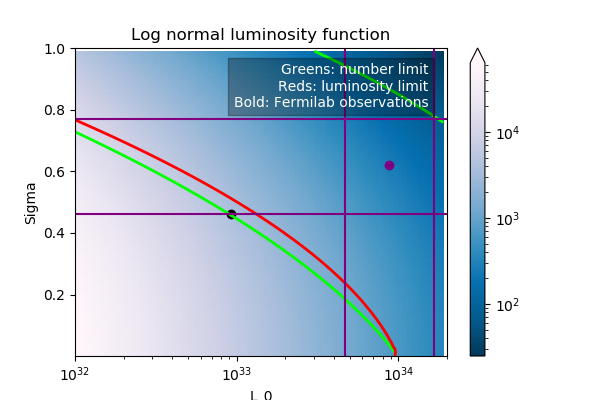

This chart was generated by the following Python code:
from matplotlib import pyplot as plt
from math import log, exp, sqrt
from scipy.special import erfc, erf
import matplotlib.colors as colors

DIM_TRIALS=100

L_EXCESS = 6.37e36  # All units are in ergs per second
L_THRESH = 1.0e34
L_0_RANGE=[1.0e32, 2.0e34]
SIGMA_L_RANGE=[0.001, 1]
powerStep =(L_0_RANGE[1] / L_0_RANGE[0])**(1/DIM_TRIALS)

NUM_PULSARS_ABOVE_THRESHOLD = 47
FRAC_ABOVE_THRESHOLD=1/5.0

DRAW_EXTRA_CONTOURS = True

def getNumPulsars(L, sigma):
    totalLum = exp(0.5 * sigma**2 * log(10)**2) * L
    A = L_EXCESS / totalLum
    return A * 1 # A times number of pulsars per unit

def getNumPulsarsAboveThreshold(L, sigma):
    totalLum = exp(0.5 * sigma**2 * log(10)**2) * L
    A = L_EXCESS / totalLum
    return A * 0.5 * erfc((log(L_THRESH) - log(L)) / (sqrt(2) * sigma * log(10)))# A times number of pulsars above threshold per unit

def getFracLumAboveThreshold(L, sigma):
    # return (lum above thresh) / (total lum)
    erfArgument = (sqrt(2) * (sigma**2 * log(10)**2 - log(L_THRESH) + log(L))) / (sigma * log(100))
    amountAbove = 0.5 * (1 + erf(erfArgument))
    return amountAbove # See the mathematica notebook for a derivation


def getMinNumPulsarsInTriangle():
    EXTRA_DENSITY = 2
    minSoFar = -1
    powerStepNew =(L_0_RANGE[1] / L_0_RANGE[0])**(1/(DIM_TRIALS * EXTRA_DENSITY))
    for j in range(DIM_TRIALS * EXTRA_DENSITY):
        sigma= SIGMA_L_RANGE[0]  + (SIGMA_L_RANGE[1]-SIGMA_L_RANGE[0]) / (DIM_TRIALS * EXTRA_DENSITY) * j
        for i in range(DIM_TRIALS * EXTRA_DENSITY):
            L0=L_0_RANGE[0] * powerStepNew**i
            nAbove = getNumPulsarsAboveThreshold(L0, sigma)
            if nAbove > NUM_PULSARS_ABOVE_THRESHOLD:
                continue
            fracAbove = getFracLumAboveThreshold(L0, sigma)
            if fracAbove > FRAC_ABOVE_THRESHOLD:
                continue
            n = getNumPulsars(L0, sigma)
            if(n < minSoFar or minSoFar < 0):
                minSoFar = n
    
    print("Minimum number of total pulsars in allowed triangle: ", minSoFar)
    return minSoFar

def getMinPulsarsWithinOneStdevOfSigma():
    SHORT_SIGMA_RANGE = [0.62 - 0.16, 0.62 + 0.15]
    EXTRA_DENSITY = 2
    minPulsars = -1
    minL0 = 0
    minSigma = 0
    powerStepNew =(L_0_RANGE[1] / L_0_RANGE[0])**(1/(DIM_TRIALS * EXTRA_DENSITY))
    for j in range(DIM_TRIALS * EXTRA_DENSITY):
        sigma= SIGMA_L_RANGE[0]  + (SIGMA_L_RANGE[1]-SIGMA_L_RANGE[0]) / (DIM_TRIALS * EXTRA_DENSITY) * j
        if sigma < SHORT_SIGMA_RANGE[0] or SHORT_SIGMA_RANGE[1] < sigma:
            continue
        tooFewPulsarsAboveThreshold = False 
        for i in range(DIM_TRIALS * EXTRA_DENSITY):
            L0=L_0_RANGE[0] * powerStepNew**i

            if sigma > 0.7 and L0 > 2e33:
                continue # Cut out top green line

            tooFewPulsarsAboveThresholdNow = getNumPulsarsAboveThreshold(L0, sigma) < NUM_PULSARS_ABOVE_THRESHOLD
            if tooFewPulsarsAboveThresholdNow ==(not tooFewPulsarsAboveThreshold) and i > 0:
                # We have just crossed over the green line
                numPulsarsNow = getNumPulsars(L0, sigma)
                if numPulsarsNow < minPulsars or minPulsars < 0:
                    minPulsars = numPulsarsNow
                    minL0 = L0
                    minSigma = sigma
            tooFewPulsarsAboveThreshold = tooFewPulsarsAboveThresholdNow
    
    print("Fewest possible pulsars required to hit the green line with sigma in 1 stdev of paper values: {0} at coordinates L_0={1}, sigma={2}".format(minPulsars, minL0, minSigma))
    return (minL0, minSigma)

def getPaperPointInfo(L0 = 0.88e34, sigma = 0.62):
    print("""Paper point info:
    Coordinates: L0 = {0}, sigma = {1}
    Total num pulsars: {2}
    Num pulsars above threshold: {3}
    Fraction luminosity above threshold: {4}""".format(L0, sigma, getNumPulsars(L0, sigma), 
    getNumPulsarsAboveThreshold(L0, sigma), getFracLumAboveThreshold(L0, sigma)))


getMinNumPulsarsInTriangle()
minPoint = getMinPulsarsWithinOneStdevOfSigma()
paperPoint = [0.88e34, 0.62]
getPaperPointInfo()


numPulsars = []
for j in range(DIM_TRIALS):
    line = []
    for i in range(DIM_TRIALS):
        n = getNumPulsars(L_0_RANGE[0] * powerStep**i, 
            SIGMA_L_RANGE[0]  + (SIGMA_L_RANGE[1]-SIGMA_L_RANGE[0]) / DIM_TRIALS * j)
        line.append(n)
    numPulsars.append(line)

numAboveThreshold = []
for j in range(DIM_TRIALS):
    line = []
    for i in range(DIM_TRIALS):
        n = getNumPulsarsAboveThreshold(L_0_RANGE[0] * powerStep**i, 
            SIGMA_L_RANGE[0]  + (SIGMA_L_RANGE[1]-SIGMA_L_RANGE[0]) / DIM_TRIALS * j)
        line.append(n)
    numAboveThreshold.append(line)

fracAboveThreshold = []
for j in range(DIM_TRIALS):
    line = []
    for i in range(DIM_TRIALS):
        frac = getFracLumAboveThreshold(L_0_RANGE[0] * powerStep**i, 
            SIGMA_L_RANGE[0]  + (SIGMA_L_RANGE[1]-SIGMA_L_RANGE[0]) / DIM_TRIALS * j)
        line.append(frac)
    fracAboveThreshold.append(line)


xVals = [L_0_RANGE[0] * powerStep**i for i in range(DIM_TRIALS)]
yVals = [SIGMA_L_RANGE[0] + (SIGMA_L_RANGE[1]-SIGMA_L_RANGE[0]) / DIM_TRIALS * j for j in range(DIM_TRIALS)]


fig, ax = plt.subplots(figsize=(6, 4))
plt.xlim(left=L_0_RANGE[0], right=L_0_RANGE[1])
plt.ylim(bottom=SIGMA_L_RANGE[0], top=SIGMA_L_RANGE[1])
plt.text(0.95, 0.95, 'Greens: number limit\nReds: luminosity limit\nBold: Fermilab observations', 
    horizontalalignment='right', verticalalignment='top', transform=ax.transAxes, color='white', backgroundcolor=(0, 0, 0, 0.3))

plt.xscale("log")
plt.ylabel("Sigma")
plt.xlabel("L_0")
plt.title("Log normal luminosity function")

c1 = plt.pcolor(xVals, yVals, numPulsars, 
                   norm=colors.LogNorm(vmin=min([min(v) for v in numPulsars]),
                   vmax=max([max(v) for v in numPulsars])), cmap='PuBu_r')
plt.colorbar(c1, extend='max')

# Greens
if(DRAW_EXTRA_CONTOURS):
    plt.contour(xVals, yVals, numAboveThreshold, [10*i for i in range(1, 10)], 
        colors=[(0, i/10.0, 0, 1) for i in range(1, 10)], linewidths=1)
plt.contour(xVals, yVals, numAboveThreshold, [NUM_PULSARS_ABOVE_THRESHOLD], colors=[(0, 1, 0)], linewidths=2)

# Reds
if(DRAW_EXTRA_CONTOURS):
    plt.contour(xVals, yVals, fracAboveThreshold, [0.5 * i for i in range(1, 10)], 
        colors=[(1, i/10.0, 1-i/10.0, 1) for i in range(1, 10)], linewidths=1)
plt.contour(xVals, yVals, fracAboveThreshold, [FRAC_ABOVE_THRESHOLD], colors=[(1, 0, 0)], linewidths=2)


# Plot thresholds
plt.plot(L_0_RANGE, [0.62-0.16, 0.62-0.16], c='purple')
plt.plot(L_0_RANGE, [0.62+0.15, 0.62+0.15], c='purple')
plt.plot([(0.88-0.41) * 1e34, (0.88-0.41) * 1e34], SIGMA_L_RANGE, c='purple')
plt.plot([(0.88+0.79) * 1e34, (0.88+0.79) * 1e34], SIGMA_L_RANGE, c='purple')

plt.scatter(paperPoint[0], paperPoint[1], c='purple')
plt.scatter(minPoint[0], minPoint[1], c='black')

# Save
if(DRAW_EXTRA_CONTOURS):
    plt.savefig("contour-overlay-extra.png")
if(not DRAW_EXTRA_CONTOURS):
    plt.savefig("contour-overlay.png")


plt.show()
